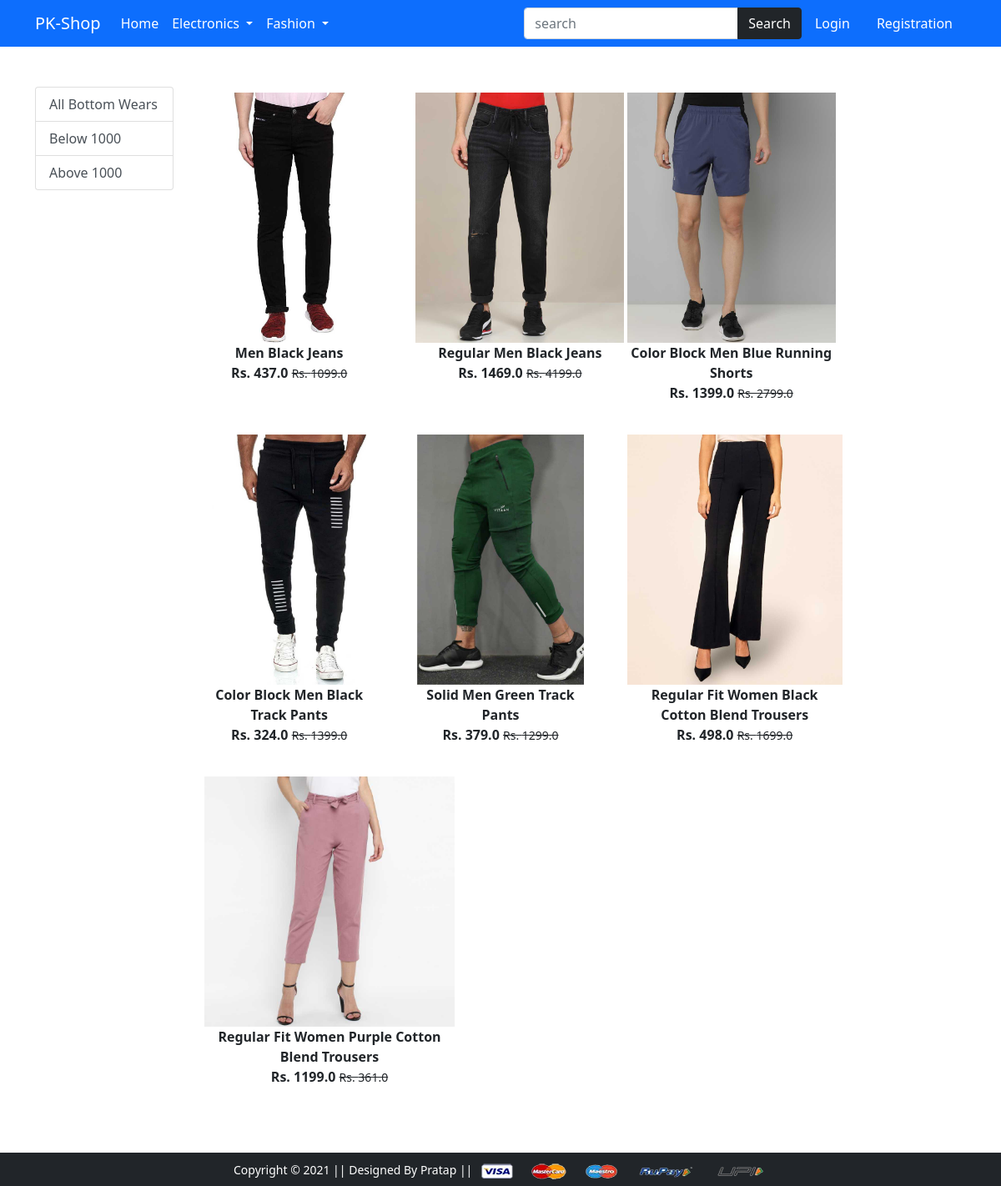
The app's page /bottomwear/ with its own data.
### app/models.py (models this page shows)
class product(models.Model):
    title=models.CharField(max_length=100)
    selling_price=models.FloatField()
    discounted_price=models.FloatField()
    description=models.TextField()
    brand=models.CharField(max_length=100)
    category=models.CharField(choices=CATEGORY_CCHOICES,max_length=2)
    product_image=models.ImageField(upload_to='productimg')

### app/views.py (the view)
# urls.py: path('bottomwear/', views.bottomwear, name='bottomwear'),
def bottomwear(request,data=None):
     if data == None:
          bottomwears=product.objects.filter(category='BW')
     elif data =='below':
          bottomwears=product.objects.filter(category='BW').filter(discounted_price__lt=1000)
     elif data =='above':
          bottomwears=product.objects.filter(category='BW').filter(discounted_price__gt=1000)
     return render(request, 'app/bottomwear.html',{'bottomwears':bottomwears})

### app/templates/app/bottomwear.html (shortened to what this page needs)
{% extends 'app/base.html' %}
{% load static %}
{% block main-content %}
<div class="container my-5">
 <div class="row">
    <div class="col-sm-2">
     <div class="list-group">
       <a href="{% url 'bottomwear' %}" class="list-group-item list-group-item-action" aria-current="true">All Bottom Wears</a>
       <a href="{% url 'bottomweardata' 'below' %}" class="list-group-item  list-group-item-action">Below 1000</a>
       <a href="{% url 'bottomweardata' 'above' %}" class="list-group-item  list-group-item-action">Above 1000</a>
     </div>
    </div>
    <div class="col-sm-8">
      <div class="row">
        {% for product in bottomwears %}
          <div class="col-sm-4 text-center mb-4">
            <a href="{% url 'product-detail' product.id %}" class="btn">
              <div class="item">
               <img src="{{product.product_image.url}}" alt=" "  height="300" class="">
               <div class="fw-bold">{{product.title}}</div>
               <div class="fw-bold">Rs. {{product.discounted_price}}
               <small class="fw-light text-decoration-line-through"> Rs. {{product.selling_price}}</small></div>
              </div>
            </a>
          </div>
        {% endfor %}
      </div>
    </div>
  </div>
</div>
{% endblock main-content %}

### records on screen
product: product_image (picture), title "Men Black Jeans", discounted_price "437.0", selling_price "1099.0"
product: product_image (picture), title "Regular Men Black Jeans", discounted_price "1469.0", selling_price "4199.0"
product: product_image (picture), title "Color Block Men Blue Running Shorts", discounted_price "1399.0", selling_price "2799.0"
product: product_image (picture), title "Color Block Men Black Track Pants", discounted_price "324.0", selling_price "1399.0"
product: product_image (picture), title "Solid Men Green Track Pants", discounted_price "379.0", selling_price "1299.0"
product: product_image (picture), title "Regular Fit Women Black Cotton Blend Trousers", discounted_price "498.0", selling_price "1699.0"
product: product_image (picture), title "Regular Fit Women Purple Cotton Blend Trousers", discounted_price "1199.0", selling_price "361.0"
